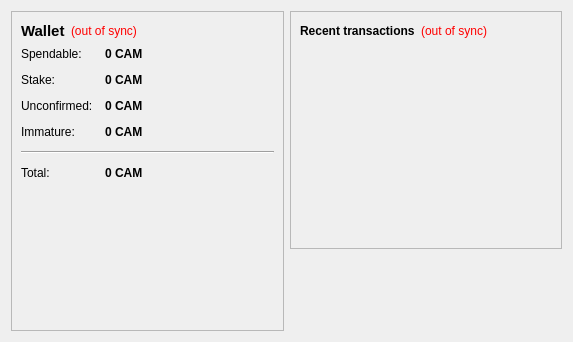
<?xml version="1.0" encoding="UTF-8"?>
<ui version="4.0">
 <class>OverviewPage</class>
 <widget class="QWidget" name="OverviewPage">
  <property name="geometry">
   <rect>
    <x>0</x>
    <y>0</y>
    <width>573</width>
    <height>342</height>
   </rect>
  </property>
  <property name="windowTitle">
   <string>Form</string>
  </property>
  <layout class="QHBoxLayout" name="horizontalLayout" stretch="1,1">
   <item>
    <layout class="QVBoxLayout" name="verticalLayout_2">
     <item>
      <widget class="QFrame" name="frame">
       <property name="frameShape">
        <enum>QFrame::StyledPanel</enum>
       </property>
       <property name="frameShadow">
        <enum>QFrame::Raised</enum>
       </property>
       <layout class="QVBoxLayout" name="verticalLayout_4">
        <item>
         <layout class="QHBoxLayout" name="horizontalLayout_4">
          <item>
           <widget class="QLabel" name="label_5">
            <property name="font">
             <font>
              <pointsize>11</pointsize>
              <weight>75</weight>
              <bold>true</bold>
             </font>
            </property>
            <property name="text">
             <string>Wallet</string>
            </property>
           </widget>
          </item>
          <item>
           <widget class="QLabel" name="labelWalletStatus">
            <property name="toolTip">
             <string>The displayed information may be out of date. Your wallet automatically synchronizes with the Camorracoin network after a connection is established, but this process has not completed yet.</string>
            </property>
            <property name="styleSheet">
             <string notr="true">QLabel { color: red; }</string>
            </property>
            <property name="text">
             <string notr="true">(out of sync)</string>
            </property>
            <property name="alignment">
             <set>Qt::AlignLeading|Qt::AlignLeft|Qt::AlignVCenter</set>
            </property>
           </widget>
          </item>
          <item>
           <spacer name="horizontalSpacer_2">
            <property name="orientation">
             <enum>Qt::Horizontal</enum>
            </property>
            <property name="sizeHint" stdset="0">
             <size>
              <width>40</width>
              <height>20</height>
             </size>
            </property>
           </spacer>
          </item>
         </layout>
        </item>
        <item>
         <layout class="QFormLayout" name="formLayout_2">
          <property name="fieldGrowthPolicy">
           <enum>QFormLayout::AllNonFixedFieldsGrow</enum>
          </property>
          <property name="horizontalSpacing">
           <number>12</number>
          </property>
          <property name="verticalSpacing">
           <number>12</number>
          </property>
          <item row="0" column="0">
           <widget class="QLabel" name="label">
            <property name="text">
             <string>Spendable:</string>
            </property>
           </widget>
          </item>
          <item row="0" column="1">
           <widget class="QLabel" name="labelBalance">
            <property name="font">
             <font>
              <weight>75</weight>
              <bold>true</bold>
             </font>
            </property>
            <property name="cursor">
             <cursorShape>IBeamCursor</cursorShape>
            </property>
            <property name="toolTip">
             <string>Your current spendable balance</string>
            </property>
            <property name="text">
             <string notr="true">0 CAM</string>
            </property>
            <property name="textInteractionFlags">
             <set>Qt::LinksAccessibleByMouse|Qt::TextSelectableByKeyboard|Qt::TextSelectableByMouse</set>
            </property>
           </widget>
          </item>
          <item row="1" column="0">
           <widget class="QLabel" name="label_6">
            <property name="text">
             <string>Stake:</string>
            </property>
           </widget>
          </item>
          <item row="1" column="1">
           <widget class="QLabel" name="labelStake">
            <property name="font">
             <font>
              <weight>75</weight>
              <bold>true</bold>
             </font>
            </property>
            <property name="cursor">
             <cursorShape>IBeamCursor</cursorShape>
            </property>
            <property name="toolTip">
             <string>Total of coins that was staked, and do not yet count toward the current balance</string>
            </property>
            <property name="text">
             <string notr="true">0 CAM</string>
            </property>
            <property name="textInteractionFlags">
             <set>Qt::LinksAccessibleByMouse|Qt::TextSelectableByKeyboard|Qt::TextSelectableByMouse</set>
            </property>
           </widget>
          </item>
          <item row="2" column="0">
           <widget class="QLabel" name="label_3">
            <property name="text">
             <string>Unconfirmed:</string>
            </property>
           </widget>
          </item>
          <item row="2" column="1">
           <widget class="QLabel" name="labelUnconfirmed">
            <property name="font">
             <font>
              <weight>75</weight>
              <bold>true</bold>
             </font>
            </property>
            <property name="cursor">
             <cursorShape>IBeamCursor</cursorShape>
            </property>
            <property name="toolTip">
             <string>Total of transactions that have yet to be confirmed, and do not yet count toward the current balance</string>
            </property>
            <property name="text">
             <string notr="true">0 CAM</string>
            </property>
            <property name="textInteractionFlags">
             <set>Qt::LinksAccessibleByMouse|Qt::TextSelectableByKeyboard|Qt::TextSelectableByMouse</set>
            </property>
           </widget>
          </item>
          <item row="3" column="0">
           <widget class="QLabel" name="labelImmatureText">
            <property name="text">
             <string>Immature:</string>
            </property>
           </widget>
          </item>
          <item row="3" column="1">
           <widget class="QLabel" name="labelImmature">
            <property name="font">
             <font>
              <weight>75</weight>
              <bold>true</bold>
             </font>
            </property>
            <property name="toolTip">
             <string>Mined balance that has not yet matured</string>
            </property>
            <property name="text">
             <string notr="true">0 CAM</string>
            </property>
            <property name="textInteractionFlags">
             <set>Qt::LinksAccessibleByMouse|Qt::TextSelectableByKeyboard|Qt::TextSelectableByMouse</set>
            </property>
           </widget>
          </item>
          <item row="4" column="0" colspan="2">
           <widget class="Line" name="line">
            <property name="orientation">
             <enum>Qt::Horizontal</enum>
            </property>
           </widget>
          </item>
          <item row="5" column="0">
           <widget class="QLabel" name="labelTotalText">
            <property name="text">
             <string>Total:</string>
            </property>
           </widget>
          </item>
          <item row="5" column="1">
           <widget class="QLabel" name="labelTotal">
            <property name="font">
             <font>
              <weight>75</weight>
              <bold>true</bold>
             </font>
            </property>
            <property name="cursor">
             <cursorShape>IBeamCursor</cursorShape>
            </property>
            <property name="toolTip">
             <string>Your current total balance</string>
            </property>
            <property name="text">
             <string notr="true">0 CAM</string>
            </property>
            <property name="textInteractionFlags">
             <set>Qt::LinksAccessibleByMouse|Qt::TextSelectableByKeyboard|Qt::TextSelectableByMouse</set>
            </property>
           </widget>
          </item>
         </layout>
        </item>
        <item>
         <widget class="QLabel" name="label_2">
          <property name="text">
           <string/>
          </property>
          <property name="pixmap">
           <pixmap resource="../bitcoin.qrc">:/images/res/images/camorracoin.png</pixmap>
          </property>
         </widget>
        </item>
        <item>
         <spacer name="verticalSpacer">
          <property name="orientation">
           <enum>Qt::Vertical</enum>
          </property>
          <property name="sizeHint" stdset="0">
           <size>
            <width>20</width>
            <height>40</height>
           </size>
          </property>
         </spacer>
        </item>
       </layout>
      </widget>
     </item>
    </layout>
   </item>
   <item>
    <layout class="QVBoxLayout" name="verticalLayout_3">
     <item>
      <widget class="QFrame" name="frame_2">
       <property name="frameShape">
        <enum>QFrame::StyledPanel</enum>
       </property>
       <property name="frameShadow">
        <enum>QFrame::Raised</enum>
       </property>
       <layout class="QVBoxLayout" name="verticalLayout">
        <item>
         <layout class="QHBoxLayout" name="horizontalLayout_2">
          <item>
           <widget class="QLabel" name="label_4">
            <property name="text">
             <string>&lt;b&gt;Recent transactions&lt;/b&gt;</string>
            </property>
           </widget>
          </item>
          <item>
           <widget class="QLabel" name="labelTransactionsStatus">
            <property name="toolTip">
             <string>The displayed information may be out of date. Your wallet automatically synchronizes with the Camorracoin network after a connection is established, but this process has not completed yet.</string>
            </property>
            <property name="styleSheet">
             <string notr="true">QLabel { color: red; }</string>
            </property>
            <property name="text">
             <string notr="true">(out of sync)</string>
            </property>
            <property name="alignment">
             <set>Qt::AlignRight|Qt::AlignTrailing|Qt::AlignVCenter</set>
            </property>
           </widget>
          </item>
          <item>
           <spacer name="horizontalSpacer">
            <property name="orientation">
             <enum>Qt::Horizontal</enum>
            </property>
            <property name="sizeHint" stdset="0">
             <size>
              <width>40</width>
              <height>20</height>
             </size>
            </property>
           </spacer>
          </item>
         </layout>
        </item>
        <item>
         <widget class="QListView" name="listTransactions">
          <property name="styleSheet">
           <string notr="true">QListView { background: transparent; }</string>
          </property>
          <property name="frameShape">
           <enum>QFrame::NoFrame</enum>
          </property>
          <property name="verticalScrollBarPolicy">
           <enum>Qt::ScrollBarAlwaysOff</enum>
          </property>
          <property name="horizontalScrollBarPolicy">
           <enum>Qt::ScrollBarAlwaysOff</enum>
          </property>
          <property name="selectionMode">
           <enum>QAbstractItemView::NoSelection</enum>
          </property>
         </widget>
        </item>
       </layout>
      </widget>
     </item>
     <item>
      <spacer name="verticalSpacer_2">
       <property name="orientation">
        <enum>Qt::Vertical</enum>
       </property>
       <property name="sizeHint" stdset="0">
        <size>
         <width>20</width>
         <height>40</height>
        </size>
       </property>
      </spacer>
     </item>
    </layout>
   </item>
  </layout>
 </widget>
 <resources>
  <include location="../bitcoin.qrc"/>
 </resources>
 <connections/>
</ui>
